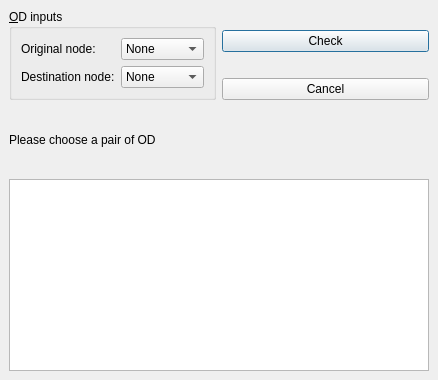
<ui version="4.0" >
 <class>ODCheckerDlg</class>
 <widget class="QDialog" name="ODCheckerDlg" >
  <property name="geometry" >
   <rect>
    <x>0</x>
    <y>0</y>
    <width>438</width>
    <height>380</height>
   </rect>
  </property>
  <property name="windowTitle" >
   <string>Mezzo Analyzer</string>
  </property>
  <layout class="QGridLayout" >
   <property name="margin" >
    <number>9</number>
   </property>
   <property name="spacing" >
    <number>6</number>
   </property>
   <item row="1" column="0" >
    <widget class="QTableView" name="ODTableView" />
   </item>
   <item row="0" column="0" >
    <layout class="QVBoxLayout" >
     <property name="margin" >
      <number>0</number>
     </property>
     <property name="spacing" >
      <number>6</number>
     </property>
     <item>
      <layout class="QHBoxLayout" >
       <property name="margin" >
        <number>0</number>
       </property>
       <property name="spacing" >
        <number>6</number>
       </property>
       <item>
        <widget class="QGroupBox" name="group1" >
         <property name="title" >
          <string>&amp;OD inputs</string>
         </property>
         <layout class="QGridLayout" >
          <property name="margin" >
           <number>9</number>
          </property>
          <property name="spacing" >
           <number>6</number>
          </property>
          <item row="1" column="1" >
           <widget class="QComboBox" name="destcomb" >
            <item>
             <property name="text" >
              <string>None</string>
             </property>
            </item>
           </widget>
          </item>
          <item row="1" column="0" >
           <widget class="QLabel" name="Dlabel" >
            <property name="text" >
             <string>Destination node:</string>
            </property>
           </widget>
          </item>
          <item row="0" column="0" >
           <widget class="QLabel" name="Olabel" >
            <property name="text" >
             <string>Original node:</string>
            </property>
           </widget>
          </item>
          <item row="0" column="1" >
           <widget class="QComboBox" name="origcomb" >
            <item>
             <property name="text" >
              <string>None</string>
             </property>
            </item>
           </widget>
          </item>
         </layout>
        </widget>
       </item>
       <item>
        <layout class="QVBoxLayout" >
         <property name="margin" >
          <number>0</number>
         </property>
         <property name="spacing" >
          <number>6</number>
         </property>
         <item>
          <spacer>
           <property name="orientation" >
            <enum>Qt::Vertical</enum>
           </property>
           <property name="sizeHint" >
            <size>
             <width>21</width>
             <height>16</height>
            </size>
           </property>
          </spacer>
         </item>
         <item>
          <widget class="QPushButton" name="CheckButton" >
           <property name="text" >
            <string>Check</string>
           </property>
           <property name="checkable" >
            <bool>true</bool>
           </property>
           <property name="default" >
            <bool>false</bool>
           </property>
          </widget>
         </item>
         <item>
          <spacer>
           <property name="orientation" >
            <enum>Qt::Vertical</enum>
           </property>
           <property name="sizeHint" >
            <size>
             <width>20</width>
             <height>16</height>
            </size>
           </property>
          </spacer>
         </item>
         <item>
          <widget class="QPushButton" name="cancelButton" >
           <property name="text" >
            <string>Cancel</string>
           </property>
          </widget>
         </item>
        </layout>
       </item>
      </layout>
     </item>
     <item>
      <layout class="QHBoxLayout" >
       <property name="margin" >
        <number>0</number>
       </property>
       <property name="spacing" >
        <number>6</number>
       </property>
       <item>
        <widget class="QLabel" name="infolabel" >
         <property name="text" >
          <string>Please choose a pair of OD</string>
         </property>
        </widget>
       </item>
       <item>
        <spacer>
         <property name="orientation" >
          <enum>Qt::Vertical</enum>
         </property>
         <property name="sizeHint" >
          <size>
           <width>61</width>
           <height>31</height>
          </size>
         </property>
        </spacer>
       </item>
      </layout>
     </item>
    </layout>
   </item>
  </layout>
 </widget>
 <tabstops>
  <tabstop>origcomb</tabstop>
  <tabstop>destcomb</tabstop>
  <tabstop>cancelButton</tabstop>
  <tabstop>CheckButton</tabstop>
 </tabstops>
 <resources/>
 <connections>
  <connection>
   <sender>cancelButton</sender>
   <signal>clicked()</signal>
   <receiver>ODCheckerDlg</receiver>
   <slot>reject()</slot>
   <hints>
    <hint type="sourcelabel" >
     <x>290</x>
     <y>64</y>
    </hint>
    <hint type="destinationlabel" >
     <x>201</x>
     <y>122</y>
    </hint>
   </hints>
  </connection>
 </connections>
</ui>
